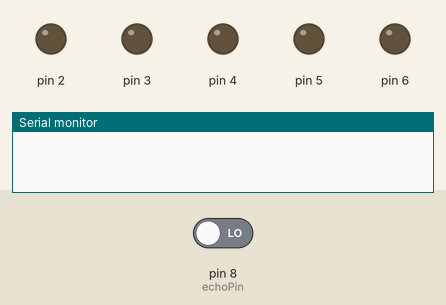
This sketch was run on a simulated Arduino Uno, built with avr-gcc and run on an emulated ATmega328P. Parts: output pins drawn as LEDs (lit = HIGH), the last lines printed to the serial monitor. The test bench sets the inputs (shaded band); at power-on: pin 8 (echoPin) LOW. Pins used as bus, display or sensor lines are not drawn.

Above: at 0.1 s.
At 1.1 s:
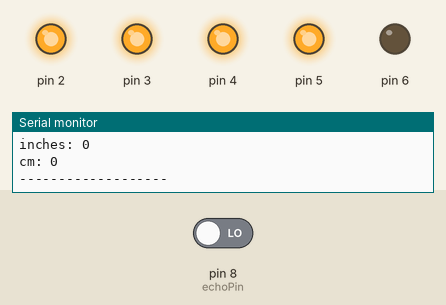
Timing chart, 0 to 2.6 s (numbered marks = the images above):
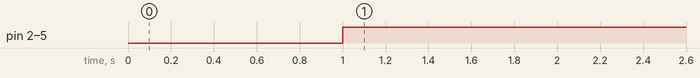

The sketch:

HC-SR04_+_5_LEDs.ino
```cpp
const int trigPin = 7; // input
const int echoPin = 8; // output

void setup() {
    // initialize the serial communication
    Serial.begin(9600); // Initialize the pint method.
	pinMode(trigPin, OUTPUT);
  	pinMode(echoPin, INPUT);

    pinMode(2, OUTPUT);
  	pinMode(3, OUTPUT);
	pinMode(4, OUTPUT);
    pinMode(5, OUTPUT);
    pinMode(6, OUTPUT);
}

void loop() {
  long duration, inches, cm;

  digitalWrite(trigPin, LOW);
  delayMicroseconds(10); // Trigger pulse
  digitalWrite(trigPin, HIGH);
  delayMicroseconds(10); // Trigger pulse

  duration = pulseIn(echoPin, HIGH);

  inches = microSecondsToInches(duration);
  cm = microSecondsToCentimeters(duration);

  Serial.print("inches: ");
  Serial.print(inches);
  Serial.print("\n");
  Serial.print("cm: ");
  Serial.print(cm);
  Serial.print("\n");
  Serial.print("-------------------");
  Serial.print("\n");

  if (cm > 0 && cm <= 100) {
    digitalWrite(2, HIGH);
    digitalWrite(3, HIGH);
    digitalWrite(4, HIGH);
    digitalWrite(5, HIGH);
    digitalWrite(6, HIGH);
  }
  else if (cm <= 200) {
    digitalWrite(2, HIGH);
    digitalWrite(3, HIGH);
    digitalWrite(4, HIGH);
    digitalWrite(5, HIGH);
    digitalWrite(6, LOW);
  }
  else if (cm <= 300) {
    digitalWrite(2, HIGH);
    digitalWrite(3, HIGH);
    digitalWrite(4, HIGH);
    digitalWrite(5, LOW);
    digitalWrite(6, LOW);
  }
  else if (cm <= 400) {
    digitalWrite(2, HIGH);
    digitalWrite(3, HIGH);
    digitalWrite(4, LOW);
    digitalWrite(5, LOW);
    digitalWrite(6, LOW);
  }
  else {
    digitalWrite(2, LOW);
    digitalWrite(3, LOW);
    digitalWrite(4, LOW);
    digitalWrite(5, LOW);
    digitalWrite(6, LOW);
  }

  delay(100);
}

long microSecondsToInches(long microseconds) {
  return microseconds / 74 / 2;
}

long microSecondsToCentimeters(long centimeters) {
	return centimeters / 29 / 2;
}
```

Measured:
- by itself, pin 2–5: LOW → HIGH at 1.0 s
